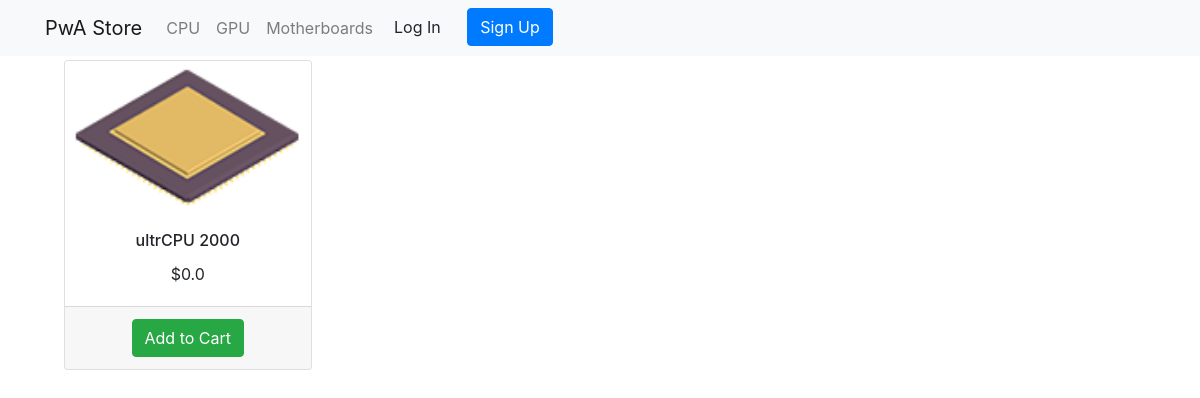
The page / on the database its author committed.
### products/models.py (models this page shows, shortened)
class Product(models.Model):
    mainimage = models.ImageField(upload_to='products/', blank=True)
    name = models.CharField(max_length=300)
    slug = models.SlugField()
    category = models.ForeignKey(Category, on_delete=models.CASCADE)
    preview_text = models.TextField(max_length=200, verbose_name='Preview Text')
    detail_text = models.TextField(max_length=1000, verbose_name='Detail Text')
    price = models.FloatField()

### products/views.py (the view)
# urls.py: 2. Add a URL to urlpatterns:  path('', Home.as_view(), name='home')
class Home(ListView):
    model = Product
    context_object_name = 'all_products_list'
    template_name = 'products/home.html'

### templates/products/home.html
{% extends 'base.html' %}
{% block content %}
    <div class="container">
    <div class="row">
        {% for product in all_products_list %}
            <div class="col-md-4 col-sm-12 col-lg-3 m-1">
                <div class="card" style='width:100%; '>
                    <img src="media/{{ product.mainimage }}" style="width:100%;" class="card-img-top" alt="{{ product.name }}">
                    <div class="card-body">
                        <h6 class="card-title text-center"> {{ product.name }}</h6>
                        <p class="card-text text-center">${{ product.price }}</p>
                    </div>
                    <div class='card-footer text-center'>
                        <a href="cart/{{product.slug}}" class="btn btn-success">Add to Cart</a>
                    </div>
                </div>
            </div>
        {% endfor %}
    </div>
    </div>
{% endblock content %}

### rows shown on the page
Product: mainimage (picture), name "ultrCPU 2000", price "0.0"
